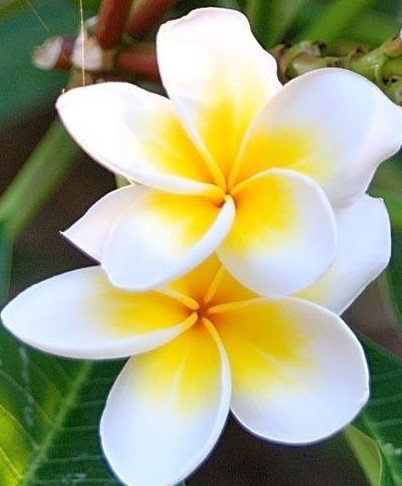
#> input picture flower.jpg, 402 x 486 px
$ jupyter execute removing_noise.ipynb
#> lines starting #> are read from the running program, lines starting #| are printed output that depends on the picture
[cell 1]
import cv2
import numpy as np
import matplotlib.pyplot as plt
from scipy.linalg import svd

image_path = "flower.jpg"
image = cv2.imread(image_path, cv2.IMREAD_GRAYSCALE)
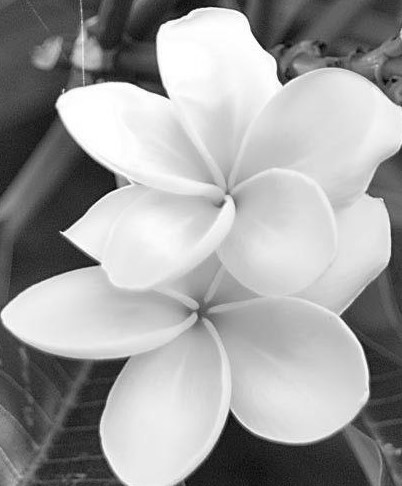
#> image: shape (486, 402); min 0, max 255, mean 159.6

noise_variance = 0.5
noisy_image = image + np.sqrt(noise_variance) * np.random.normal(0, 1, image.shape)

U, SG, Vt = svd(noisy_image)
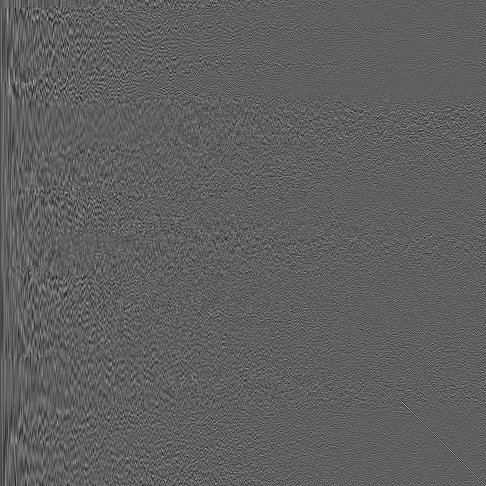
#> U: shape (486, 486) float64; min -0.244, max 0.405, mean -0.000109; drawn with min black and max white
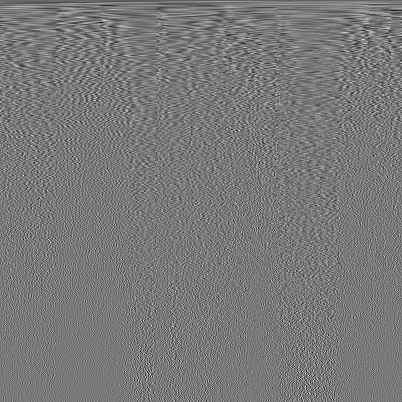
#> Vt: shape (402, 402) float64; min -0.274, max 0.302, mean -0.000116; drawn with min black and max white
#> SG = 402 values, max 74307.4 at index 0, min 3.49 at index 401, mean 542.9

K_approximation = [10, 50, 100, 150 , 200]
compressed_images = []
for K in K_approximation:
    compress_image = np.dot(U[:, :K], np.dot(np.diag(SG[:K]), Vt[:K, :]))
    compressed_images.append(compress_image)
#> this loop made 5 passes
#> pass 1, `compress_image = np.dot(U[:, :K], np.dot(np.diag(SG[:K]), Vt[:K, :]))`:
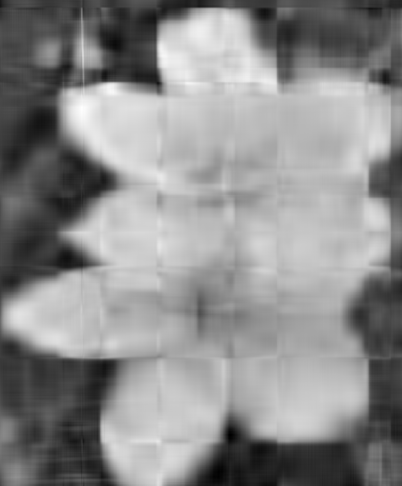
#> compress_image: shape (486, 402) float64; min -9.2, max 298.3, mean 159.6; drawn with min black and max white
#> pass 2, `compress_image = np.dot(U[:, :K], np.dot(np.diag(SG[:K]), Vt[:K, :]))`:
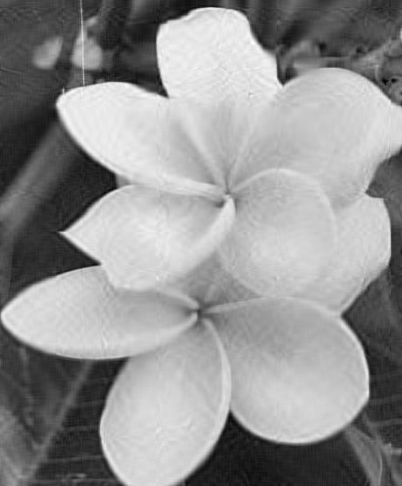
#> compress_image: shape (486, 402) float64; min -1.25, max 278.4, mean 159.6; drawn with min black and max white
#> after the loop, compressed_images = 5 items

plt.figure(figsize=(20, 15))
plt.subplot(1, len(K_approximation) + 2, 1)
plt.imshow(image, cmap='gray')
plt.title("orginal image")
plt.axis('off')

plt.subplot(1, len(K_approximation) + 2, 2)
plt.imshow(noisy_image, cmap='gray')
plt.title("noisy image")
plt.axis('off')

for i, (K, compressed_image) in enumerate(zip(K_approximation, compressed_images), 3):
    plt.subplot(1, len(K_approximation) + 2, i)
    plt.imshow(compressed_image, cmap='gray')
    plt.title(f'K = {K}')
    plt.axis('off')
#> this loop made 5 passes
#> K on passes 1 to 5: 10, 50, 100, 150, 200
plt.show()
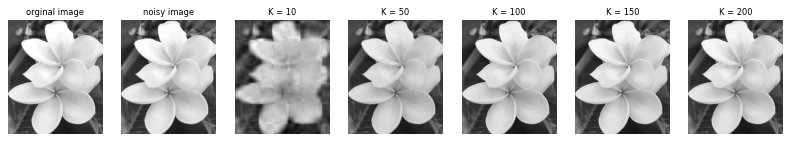
#> figure drawn by matplotlib, 7 panels

plt.figure(figsize=(8, 8))
plt.plot(range(1, len(SG) + 1), SG, marker='+', linestyle='-', color='blue')
plt.xlabel("index")
plt.ylabel("singular values")
plt.title("The chart of singular values of noisy image")
plt.grid(True)
plt.show()
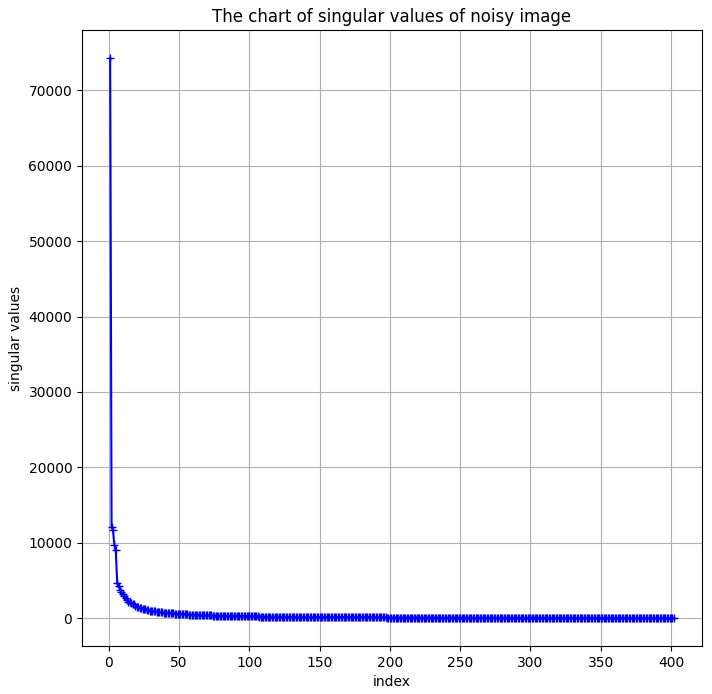
#> figure drawn by matplotlib, 1 panel; curve peaks at x = 1, y = 74307.4

optimal_K = np.argmax(np.gradient(SG)) + 1
#> optimal_K = 342
print(f'optimal value k: {optimal_K}')
#| optimal value k: 342
